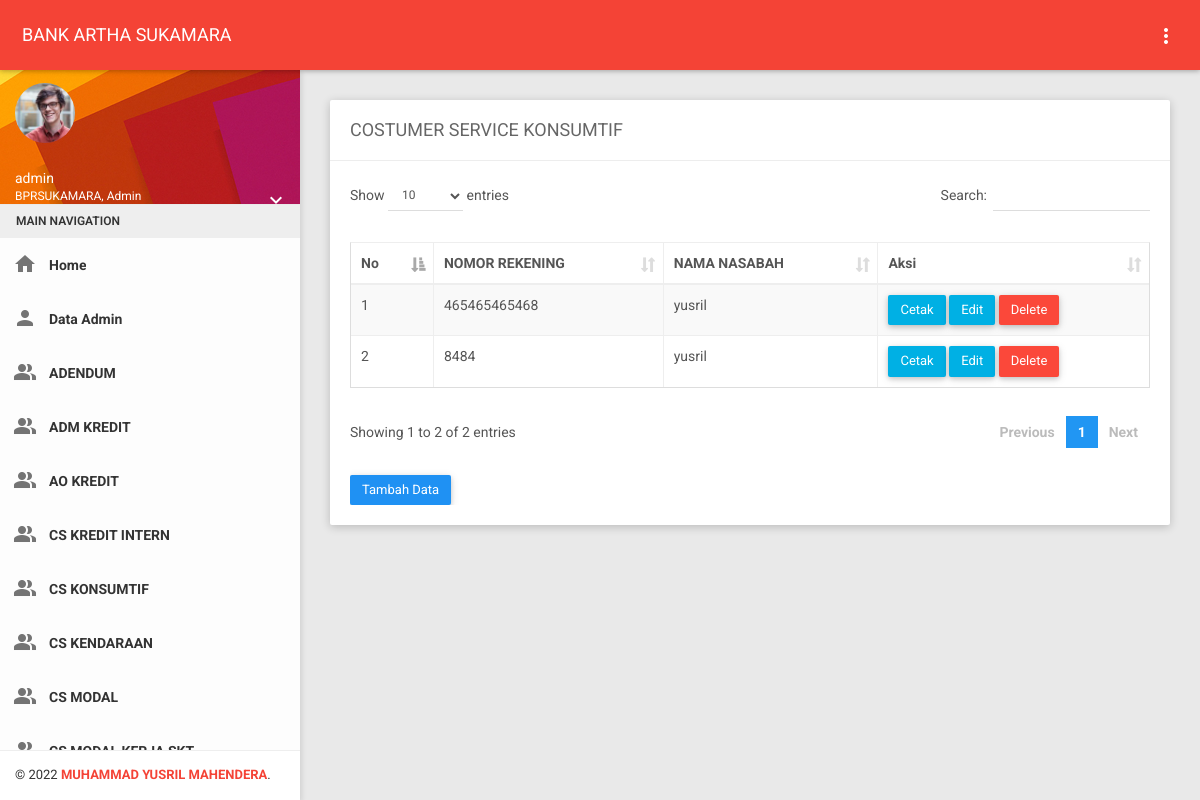
Page /index.php?page=cs_konsumtif (signed in) on the committed database.
### tables this page shows
CREATE TABLE `user` (
  `kode_user` char(11) NOT NULL,
  `nama_user` varchar(50) NOT NULL,
  `password` varchar(30) NOT NULL,
  `level` varchar(15) NOT NULL,
  `foto` varchar(255) NOT NULL
);

CREATE TABLE `cs_konsumtif` (
  `nomor` varchar(15) NOT NULL,
  `nama` varchar(1000) NOT NULL,
  `suami` varchar(1000) NOT NULL,
  `istri` varchar(1000) NOT NULL,
  `permohonan` varchar(1000) NOT NULL,
  `persetujuan` varchar(1000) NOT NULL,
  `surat_kuasa` varchar(1000) NOT NULL,
  `sk` varchar(1000) NOT NULL,
  `slip` varchar(1000) NOT NULL,
  `kk` varchar(1000) NOT NULL,
  `nikah` varchar(1000) NOT NULL,
  `kerpeg` varchar(1000) NOT NULL,
  `npwp` varchar(1000) NOT NULL,
  `tespen` varchar(1000) NOT NULL,
  `tabungan` varchar(1000) NOT NULL,
  `jaminan` varchar(1000) NOT NULL
);

### page/cs_konsumtif/cs_konsumtif.php (the view)
<div class="row clearfix">
    <div class="col-lg-12 col-md-12 col-sm-12 col-xs-12">
        <div class="card">
            <div class="header">
                <h2>
                    COSTUMER SERVICE KONSUMTIF
                </h2>
            </div>
            <div class="body">
                <div class="table-responsive">
                    <table class="table table-bordered table-striped table-hover js-basic-example dataTable">
                        <thead>
                            <tr>
                                <th>No</th>
                                <th>NOMOR REKENING</th>
                                <th>NAMA NASABAH</th>
                                <th>Aksi</th>
                            </tr>
                        </thead>
                        <tbody>
                            <?php
                            $no = 1;
                            $sql = $koneksi->query("SELECT * FROM cs_konsumtif ");
                            while ($data = $sql->fetch_assoc()) {
                            ?>
                                <tr>
                                    <td><?php echo $no++; ?></td>
                                    <td><?php echo $data['nomor']; ?></td>
                                    <td><?php echo $data['nama']; ?></td>
                                    <td>
                                        <a href="page/laporan/cs_konsumtif.php?nomor=<?php echo $data['nomor']; ?>"target="blank" class="btn btn-info"> Cetak </a>
                                        <a href="?page=cs_konsumtif&aksi=ubah&nomor=<?php echo $data['nomor']; ?>" class="btn btn-info"> Edit </a>
                                        <a onclick="return confirm('Apakah Anda Yakin untuk Menghapus Data Ini ?')" href="?page=cs_konsumtif&aksi=hapus&nomor=<?php echo $data['nomor']; ?>" class="btn btn-danger"></i> Delete </a>
                                    </td>
                                </tr>
                            <?php }  ?>
                        </tbody>
                    </table>
                    <a href="?page=cs_konsumtif&aksi=tambah" class="btn btn-primary"> Tambah Data </a>
                </div>
            </div>
        </div>
    </div>
</div>

### index.php (shortened to what this page needs)
<?php
$koneksi = new mysqli("localhost", "root", "", "pt_baktiputra");
if ($_SESSION['Admin'] || $_SESSION['Pimpinan']) {
?>
  <!DOCTYPE html>
  <html>
  <head>
    <link href="plugins/bootstrap/css/bootstrap.css" rel="stylesheet">
    <link href="plugins/node-waves/waves.css" rel="stylesheet" />
    <link href="plugins/bootstrap-colorpicker/css/bootstrap-colorpicker.css" rel="stylesheet" />
    <link href="plugins/dropzone/dropzone.css" rel="stylesheet">
    <link href="plugins/multi-select/css/multi-select.css" rel="stylesheet">
    <link href="plugins/jquery-spinner/css/bootstrap-spinner.css" rel="stylesheet">
    <link href="plugins/bootstrap-tagsinput/bootstrap-tagsinput.css" rel="stylesheet">
    <link href="plugins/bootstrap-select/css/bootstrap-select.css" rel="stylesheet" />
    <link href="plugins/nouislider/nouislider.min.css" rel="stylesheet" />
    <link href="plugins/animate-css/animate.css" rel="stylesheet" />
    <link href="plugins/jquery-datatable/skin/bootstrap/css/dataTables.bootstrap.css" rel="stylesheet">
    <link href="plugins/bootstrap-select/css/bootstrap-select.css" rel="stylesheet">
    <link href="plugins/jquery-datatable/skin/bootstrap/css/dataTables.bootstrap.css" rel="stylesheet">
    <link href="css/style.css" rel="stylesheet">
    <link href="css/themes/all-themes.css" rel="stylesheet" />
  </head>
  <body class="theme-red">
    <nav class="navbar">
      <div class="container-fluid">
        <div class="navbar-header">
          <a class="navbar-brand" href="index.php">BANK ARTHA SUKAMARA</a>
        </div>
        <div class="collapse navbar-collapse" id="navbar-collapse">
          <ul class="nav navbar-nav navbar-right">
            <li class="pull-right"><a href="javascript:void(0);" class="js-right-sidebar" data-close="true"><i class="material-icons">more_vert</i></a></li>
          </ul>
        </div>
      </div>
    </nav>
    <?php
    if ($_SESSION['Admin']) {
      $user = $_SESSION['Admin'];
    } elseif ($_SESSION['Pimpinan']) {
      $user = $_SESSION['Pimpinan'];
    }
    $sql = $koneksi->query("select * from user where nama_user='$user'");
    $data = $sql->fetch_assoc();
    ?>
    <section>
      <aside id="leftsidebar" class="sidebar">
        <div class="user-info">
          <div class="image">
            <img src="images/<?php echo $data['foto']; ?>" width="60" height="60" alt="User" />
          </div>
          <div class="info-container">
            <div class="name" data-toggle="dropdown" aria-haspopup="true" aria-expanded="false"><?php echo $data['nama_user']; ?></div>
            <div class="email">BPRSUKAMARA, <?php echo $data['level']; ?></div>
            <div class="btn-group user-helper-dropdown">
              <i class="material-icons" data-toggle="dropdown" aria-haspopup="true" aria-expanded="true">keyboard_arrow_down</i>
            </div>
          </div>
        </div>
        <div class="menu">
          <ul class="list">
            <li class="header">MAIN NAVIGATION</li>
            <?php if ($_SESSION['Admin']) { ?>
              <li>
                <a href="index.php">
                  <i class="material-icons">home</i>
                  <span>Home</span>
                </a>
              </li>
              <li>
                <a href="?page=admin">
                  <i class="material-icons">person</i>
                  <span>Data Admin</span>
                </a>
              </li>
              <li>
                <a href="?page=adendum">
                  <i class="material-icons">people_alt</i>
                  <span>ADENDUM</span>
                </a>
              </li>
              <li>
                <a href="?page=adm_kredit">
                  <i class="material-icons">people_alt</i>
                  <span>ADM KREDIT</span>
                </a>
              </li>
              <li>
                <a href="?page=ao_kredit">
                  <i class="material-icons">people_alt</i>
                  <span>AO KREDIT</span>
                </a>
              </li>
              <li>
                <a href="?page=cs_intern">
                  <i class="material-icons">people_alt</i>
                  <span>CS KREDIT INTERN</span>
                </a>
              </li>
              <li>
                <a href="?page=cs_konsumtif">
                  <i class="material-icons">people_alt</i>
                  <span>CS KONSUMTIF</span>
                </a>
              </li>
              <li>
                <a href="?page=cs_kendaraan">
                  <i class="material-icons">people_alt</i>
                  <span>CS KENDARAAN</span>
                </a>
              </li>
              <li>
                <a href="?page=cs_modal">
                  <i class="material-icons">people_alt</i>
                  <span>CS MODAL</span>
                </a>
              </li>
              <li>
                <a href="?page=cs_mk_skt">
                  <span>CS MODAL KERJA SKT</span>
                </a>
              </li>
              <li>
                <a href="?page=cs_pertanian">
                  <span>CS PERTANIAN</span>
                </a>
              </li>
                <?php } ?>
        </div>
        <div class="legal">
          <div class="copyright">
            &copy; 2022 <a href="javascript:void(0);">MUHAMMAD YUSRIL MAHENDERA</a>.
          </div>
        </div>
      </aside>
    </section>
    <section class="content">
      <div class="container-fluid">
        <div class="block-header">
          <?php
          $page = $_GET['page'];
          $aksi = $_GET['aksi'];
          if ($page == "admin") {
            if ($aksi == "") {
              include "page/admin/admin.php";
            } elseif ($aksi == "tambah") {
              include "page/admin/tambah.php";
            } else if ($aksi == "ubah") {
              include "page/admin/ubah.php";
            } elseif ($aksi == "hapus") {
              include "page/admin/hapus.php";
            }
          } elseif ($page == "cs_konsumtif") {
            if ($aksi == "") {
              include "page/cs_konsumtif/cs_konsumtif.php";
            } elseif ($aksi == "tambah") {
              include "page/cs_konsumtif/tambah.php";
            } elseif ($aksi == "ubah") {
              include "page/cs_konsumtif/ubah.php";
            } elseif ($aksi == "hapus") {
              include "page/cs_konsumtif/hapus.php";
            }
          } elseif ($page == "report") {
            if ($aksi == "") {
              include "page/report/report.php";
            }
          } elseif ($page == "") {
            include "home.php";
          }
          ?>
        </div>
      </div>
    </section>
  </body>
  </html>
<?php
} else {
  header("location:login.php");
}
?>

### css/themes/all-themes.css (style rules this page uses)
.theme-red .navbar-brand { color: #fff; }
.theme-red .nav > li > a { color: #fff; }
.theme-red .sidebar .legal { background-color: #fff; }
.theme-red .sidebar .legal .copyright a { color: #F44336 !important; }

### rows in the picture
user: foto (picture), nama_user "admin", level "Admin"
cs_konsumtif: nomor "465465465468", nama "yusril"
cs_konsumtif: nomor "8484", nama "yusril"
